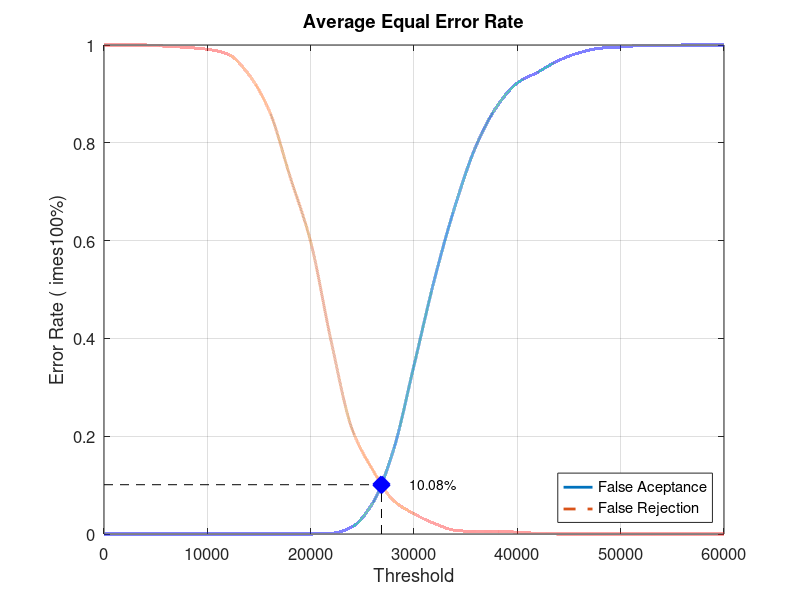
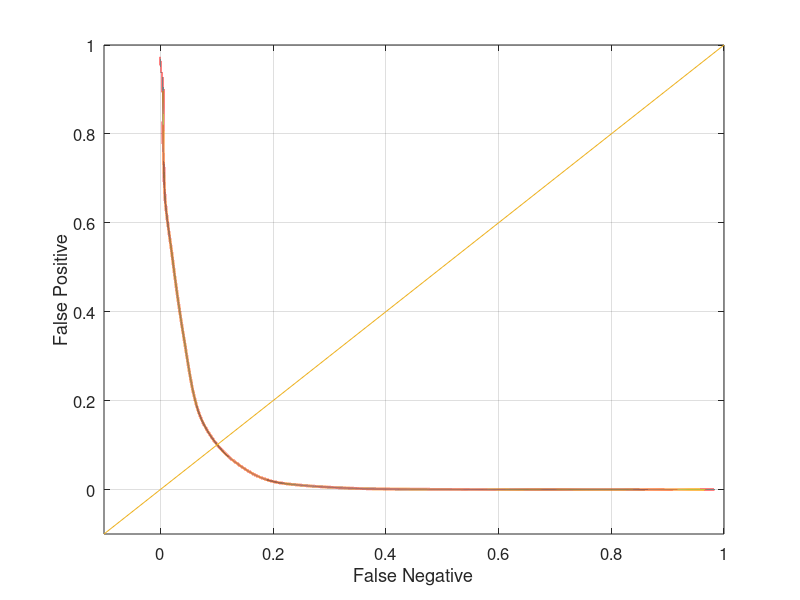

MATLAB code for these plots, in order:
close all;
clear;
clc;
x = 0:2000:60000;
xq = 0:0.5:60000;

y0 = [0 0 0 0 0 0 0 0 0 0 0 0.00131579 0.0144737 0.0631579 0.171053 0.344737 0.522368 0.672368 0.793421 0.873684 0.922368 0.944737 0.968421 0.984211 0.993421 0.996053 0.998684 0.998684 1 1 1]
yy0 = interp1(x, y0, xq, 'pchip');
y1 = [1 1 1 0.9975 0.995 0.99125 0.98125 0.94 0.865 0.73125 0.5975 0.3925 0.215 0.13125 0.06875 0.04125 0.02125 0.0075 0.005 0.005 0.00375 0.00125 0 0 0 0 0 0 0 0 0]
yy1 = interp1(x, y1, xq, 'pchip');

% Calculating EER: 
y2 = abs(y0 - y1);
find(y2 == min(y2))
yy2 = abs(yy0 - yy1);
xEER = find(yy2 == min(yy2));
xEERIndex = xq(xEER) % X-axis EER
yEER = yy0(xEER) % Y-axis EER

main = figure
plot(xq, yy0,'-','LineWidth', 2);	hold on
plot(xq, yy1,'--','LineWidth', 2);	hold on
plot([xEERIndex xEERIndex], [0 yEER], 'k--');	hold on
plot([0 xEERIndex], [yEER yEER], 'k--');	hold on
plot(xEERIndex, yEER, 'bx', 'LineWidth', 10);	hold on
text(xEERIndex + 10 * xEERIndex / 100, yEER, [num2str(round((10000 * yEER)) / 100) '%'])
legend('False Aceptance', 'False Rejection', 'Location', 'SouthEast')
xlabel('Threshold')
ylabel('Error Rate (	imes100%)')
title('Average Equal Error Rate')
set(gca, 'FontSize', 12)
axis([0 60000 0 1])
grid on

print(main, 'Experiment2AverageMain', '-dpng');
FNRxFPR = figure('Color', [1 1 1]);
plot(yy1, yy0, '-', yy1, yy0, 'LineWidth', 2);
hold on
y = -0.1:0.1:1
plot(y, y); 
set(gca, 'FontSize', 12)
xlabel('False Negative')
ylabel('False Positive')
axis([-0.1 1 -0.1 1])
set(gca, 'FontSize', 12)
grid on

print(FNRxFPR, 'Experiment2AverageFNRxFPR','-dpng');
